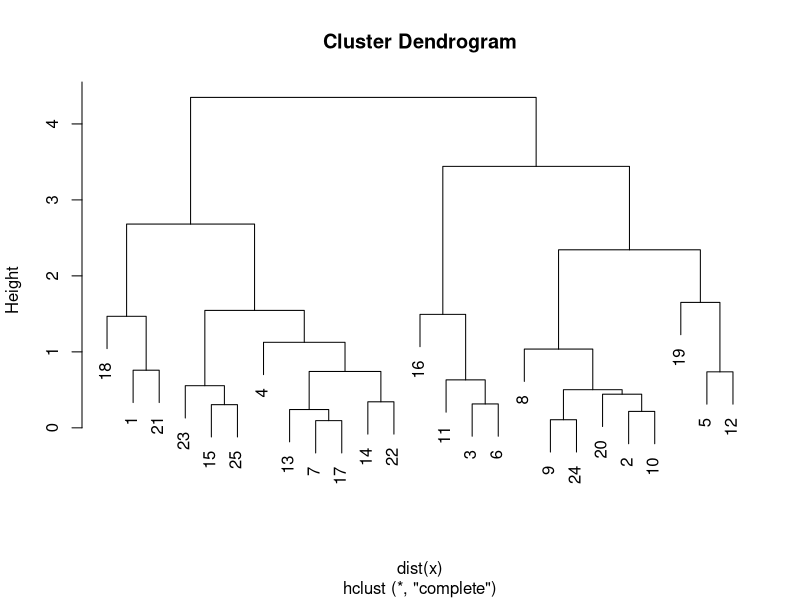

Write the R code that produced this figure.
set.seed(123)
x <- matrix(rnorm(50), ncol = 2)

# Perform hierarchical clustering using complete linkage
hc <- hclust(dist(x), method = "complete")

# Plot the dendrogram
plot(hc)
